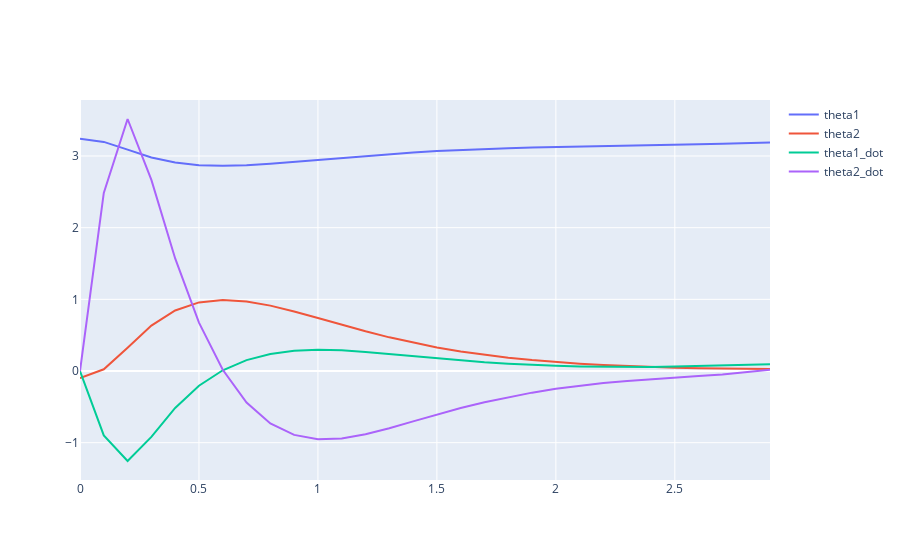

Source (notebook cell):
### Code cell
eps = .1
x0 = torch.Tensor([np.pi+eps, -eps, 0., 0.]).double()
v, res = V(x0)
sys.plot_result(res).show()
